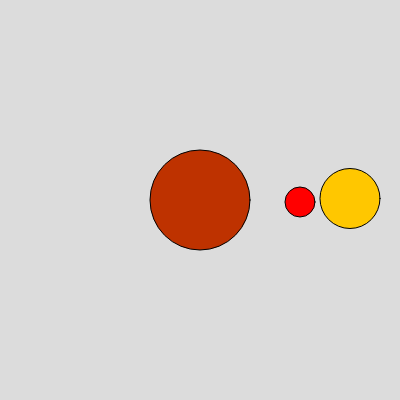
Frame 1 (no input)
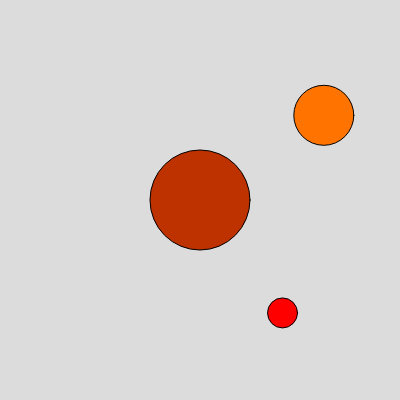
Frame 60 (no input)
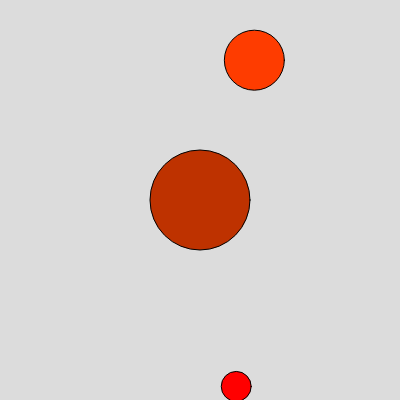
Frame 120 (the mouse pressed at the canvas centre since frame 60)

The p5.js sketch that drew these frames (run headless with seeded random() and noise() and a simulated clock; from frame 60 on, the mouse is pressed at the canvas centre):

// p5.js sketch
// ── sketch.js
var x,
  y,
  R = 100,
  ANGLE = 0;
var x2,
  y2,
  R2 = 150,
  ANGLE2 = 0;
function setup() {
  createCanvas(400, 400);
}

function draw() {
  background(220);

  fill(190, 50, 0);
  circle(200, 200, 100);

  ANGLE = ANGLE + 0.01;
  x = 200 + R * cos(ANGLE);
  y = 200 + 2 * R * sin(ANGLE);
  
  fill(255, 0, 0);
  circle(x, y, 30);

  ANGLE2 = ANGLE2 - 0.01;
  x2 = 200 + R2 * cos(ANGLE2);
  y2 = 200 + R2 * sin(ANGLE2);

  fill(x2, y2, 0);
  circle(x2, y2, 60);
}
